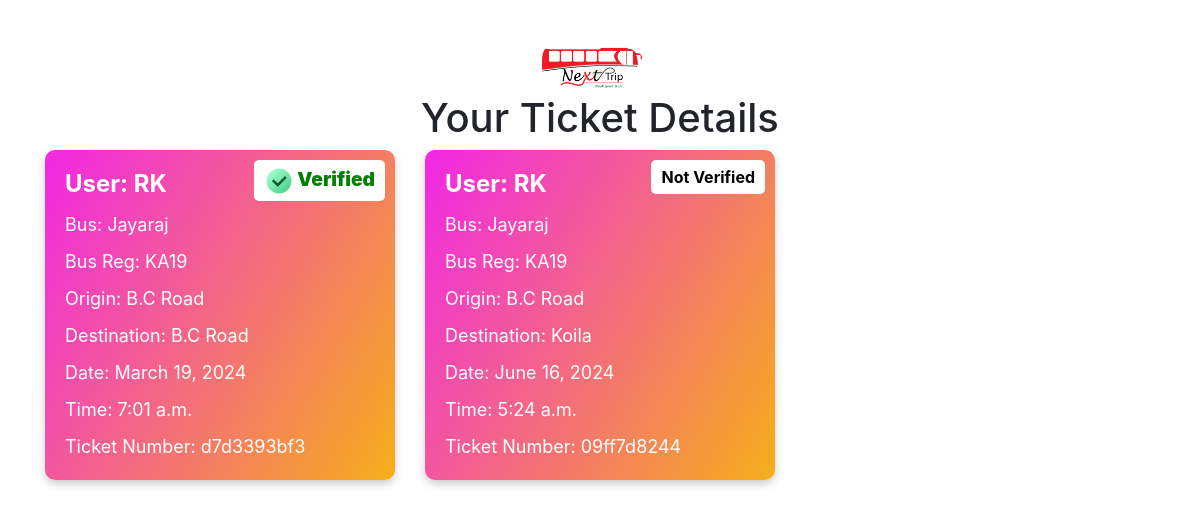
/buytickets/ticket-details/ (signed in), run on an earlier commit of the app's database.
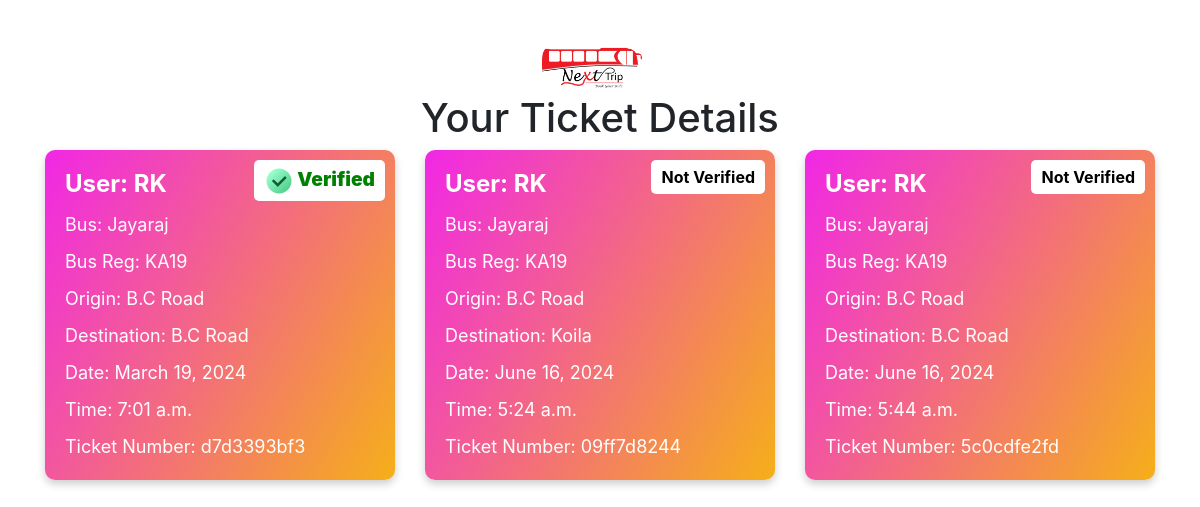
And on a later commit of the database.
### buytickets/models.py (models this page shows)
class Ticket(models.Model):
    user = models.ForeignKey(User, on_delete=models.CASCADE)
    origin = models.ForeignKey(Station, on_delete=models.CASCADE, related_name='origin_tickets')
    destination = models.ForeignKey(Station, on_delete=models.CASCADE, related_name='destination_tickets')
    date = models.DateField()
    time = models.TimeField()
    cost = models.FloatField()
    ticket_number = models.CharField(max_length=10, unique=True)
    is_verified = models.BooleanField(default=False)
    bus = models.ForeignKey(Bus, on_delete=models.CASCADE)  # ForeignKey to Bus model

### nextbus/models.py (models this page shows, shortened)
class Bus(models.Model):
    number = models.CharField(max_length=20)
    name = models.CharField(max_length=100)
    reg_number = models.CharField(max_length=20)
    capacity = models.IntegerField()

class Station(models.Model):
    name = models.CharField(max_length=100)
    def __str__(self):
        return self.name

### buytickets/views.py (the view)
# urls.py: path('ticket-details/', ticket_details, name='ticket_details'),
@login_required
def ticket_details(request):
    user_tickets = Ticket.objects.filter(user=request.user)
    return render(request, 'buytickets/ticket_details.html', {'user_tickets': user_tickets})

### buytickets/templates/buytickets/ticket_details.html (shortened to what this page needs)
{% load static%}
<!DOCTYPE html>
<html>
<head>
    <link rel="stylesheet" href="https://maxcdn.bootstrapcdn.com/bootstrap/4.5.2/css/bootstrap.min.css">
</head>
<body>
    <a class="navbar-brand logo-img" href="#"><img src="{% static 'loginpage/Next Trip black.png' %}" alt="logo" width="100" height="100" ></a>
    <h1 class="text-center mt-4">Your Ticket Details</h1>
    <div class="container">
        <div class="row">
            {% for ticket in user_tickets %}
            <div class="col-md-4">
                <div class="card">
                    <div class="card-body">
                        <h5 class="card-title">User: {{ ticket.user }}</h5>
                        <p class="card-text">Bus: {{ ticket.bus.name }}</p>
                        <p class="card-text">Bus Reg: {{ ticket.bus.reg_number }}</p>
                        <p class="card-text">Origin: {{ ticket.origin }}</p>
                        <p class="card-text">Destination: {{ ticket.destination }}</p>
                        <p class="card-text">Date: {{ ticket.date }}</p>
                        <p class="card-text">Time: {{ ticket.time }}</p>
                        <p class="card-text">Ticket Number: {{ ticket.ticket_number }}</p>
                    </div>
                    <div class="card-badge ">{% if ticket.is_verified %}<p class="verify"> Verified
                    </p>{% else %}Not Verified{% endif %}</div>
                </div>
            </div>
            {% endfor %}
        </div>
    </div>
</body>
</html>

What changed in the data, as far as the page shows it:
added Ticket: user "RK", bus.name "Jayaraj", bus.reg_number "KA19", origin "B.C Road", destination "B.C Road", date "June 16, 2024", time "5:44 a.m.", ticket_number "5c0cdfe2fd", is_verified "Not Verified"
